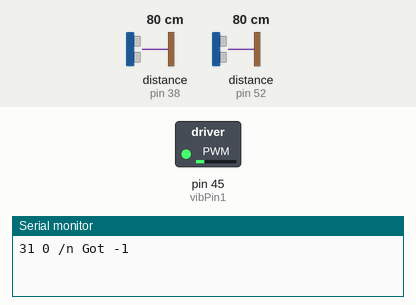
The sketch below on a simulated Arduino Mega 2560, built with avr-gcc and run on an emulated ATmega2560. Shown: switched loads named in the sketch (green lamp = pin HIGH), the last lines printed to the serial monitor. Wiring (inferred from the names in the program): 2 × ultrasonic range finder: trigger pin 39, echo pin 38 / trigger pin 53, echo pin 52. The test bench sets the inputs (shaded band); at power-on: distance to the obstacle (sensors on pin 52, pin 38) 80 cm. The echo pulse lasts 58.3 µs per cm; pins used as bus, display or sensor lines are not drawn.

Above: at 2.0 s.
2.1 s: distance to the obstacle (sensor on pin 52) set to 69 cm
4.7 s: distance to the obstacle (sensor on pin 52) set to 60 cm
At 7.0 s:
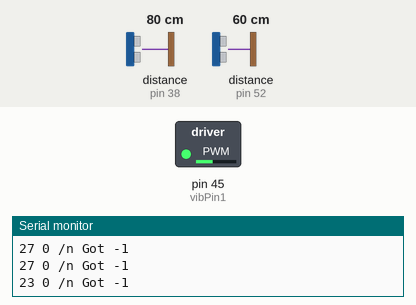
7.5 s: distance to the obstacle (sensor on pin 52) set to 36 cm
9.7 s: distance to the obstacle (sensor on pin 52) set to 30 cm
At 11.3 s:
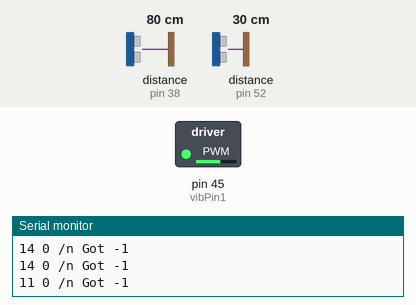
12.5 s: distance to the obstacle (sensor on pin 52) set to 35 cm
At 14.6 s:
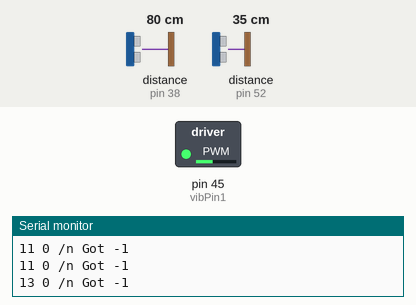
15.0 s: distance to the obstacle (sensor on pin 52) set to 9 cm
At 16.7 s:
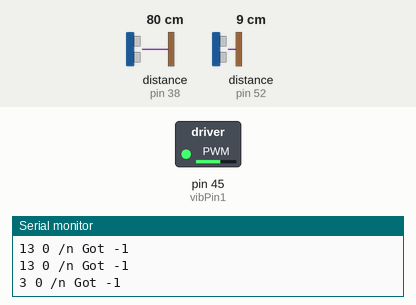
Timing chart, 0 to 18.2 s (numbered marks = the images above; inputs shaded):
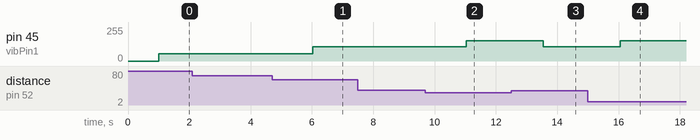

The sketch:

Echo1.ino
```cpp
const int trigPin1 = 53;
const int echoPin1 = 52;
const int trigPin2 = 39;
const int echoPin2 = 38;
const int vibPin1 = 45;
const int vibPin2 = 25;

void setup() {
  // initialize serial communication:
  Serial.begin(9600);
}

void loop()
{
  // establish variables for duration of the ping,
  // and the distance result in inches
  long duration1, inch1, d2, inch2;

  // The sensor is triggered by a HIGH pulse of 10 or more microseconds.
  // Give a short LOW pulse beforehand to ensure a clean HIGH pulse:
  //set1
  sendSignal(trigPin1);
  //set2
  sendSignal(trigPin2);

  // Read the signal from the sensor: a HIGH pulse whose
  // duration is the time (in microseconds) from the sending
  // of the ping to the reception of its echo off of an object.
  //set1
  pinMode(echoPin1, INPUT);
  duration1 = pulseIn(echoPin1, HIGH);
  //set2
  pinMode(echoPin2, INPUT);
  d2 = pulseIn(echoPin2, HIGH);

  // convert the time into a distance
  inch1 = microsecondsToInches(duration1);
  inch2 = microsecondsToInches(d2);

  //Serial.print("Set 1: ");
  printOutputs(inch1);

  String grab = "";
  grab = Serial.read();
  //Parse(grab);

  incoming(inch1, vibPin1);

  //Serial.print("Set 2: ");
  printOutputs(inch2);


  Serial.print("/n"); Serial.println(" Got " + grab);

  delay(250);
}

void sendSignal(const int output){
  pinMode(output, OUTPUT);
  digitalWrite(output, LOW);
  delayMicroseconds(2);
  digitalWrite(output, HIGH);
  delayMicroseconds(10);
  digitalWrite(output, LOW);
}

void printOutputs(long inch){
  Serial.print(inch);
  Serial.print(" ");
}

//activates vibration motor
void incoming(long input, const int vib){
  long far = 42;
  long mid = 24;
  long clo = 12;
  if((input <= far) && (input > mid)){
    analogWrite(vib, 53);
  }

  else if((input <= mid) && (input > clo)){
    analogWrite(vib, 106);
  }

  else if((input <=clo) && (input > 1)){
    analogWrite(vib, 153);
  }
  else if(input <= 1){
    analogWrite(vib, 0);
  }
  else{
    analogWrite(vib, 0);
  }
}

long microsecondsToInches(long microseconds)
{
  // According to Parallax's datasheet for the PING))), there are
  // 73.746 microseconds per inch (i.e. sound travels at 1130 feet per
  // second).  This gives the distance travelled by the ping, outbound
  // and return, so we divide by 2 to get the distance of the obstacle.
  // See: http://www.parallax.com/dl/docs/prod/acc/28015-PING-v1.3.pdf
  return microseconds / 74 / 2;
}
```

Measured:
- the behaviour switches between 64 and 63 cm on distance to the obstacle (sensor on pin 52) (found by bisection; images 0 and 1)
- after the input at 4.7 s, pin 45 (vibPin1): 53/255 → 106/255 after 1.3 s
- after the input at 9.7 s, pin 45 (vibPin1): 106/255 → 153/255 after 1.3 s
- after the input at 12.5 s, pin 45 (vibPin1): 153/255 → 106/255 after 1.0 s
- after the input at 15.0 s, pin 45 (vibPin1): 106/255 → 153/255 after 1.1 s
